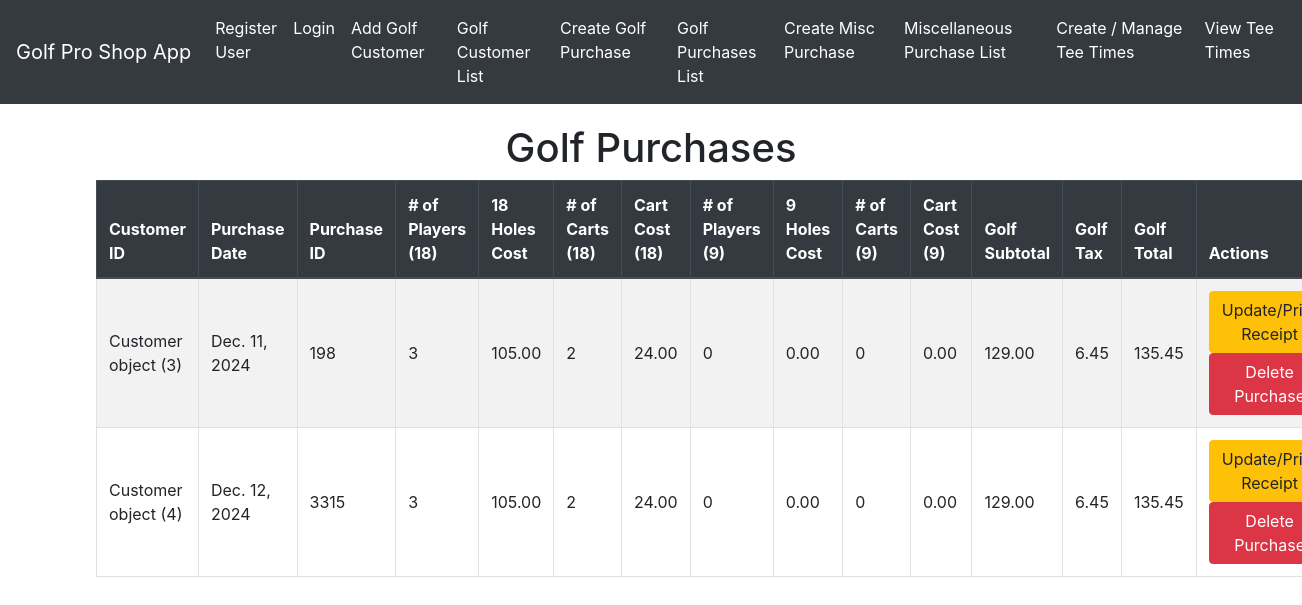
Page /gplist/ on the committed database.
### golfproapp/models.py (models this page shows, shortened)
class Golf_purchases(models.Model):
    customer_id = models.ForeignKey(Customer, on_delete=models.CASCADE)
    gp_date= models.DateField(default=timezone.now)
    gp_id = models.IntegerField(default=1, unique=True)
    num_18_players = models.IntegerField(default=1)
    holes_18_price = models.DecimalField(default=35.00, max_digits=10, decimal_places=2)
    num_9_players = models.IntegerField(default=1)
    holes_9_price = models.DecimalField(default=20.00, max_digits=10, decimal_places=2)
    num_18_carts = models.IntegerField(default=1)
    num_9_carts = models.IntegerField(default=1)
    cart_9_price = models.DecimalField(default=9.00, max_digits=10, decimal_places=2)
    cart_18_price = models.DecimalField(default=12.00, max_digits=10, decimal_places=2)
    golf_subtotal = models.DecimalField(default=0.00, max_digits=10, decimal_places=2)
    golf_tax=models.DecimalField(default=.05, max_digits=10, decimal_places=2)
    golf_total=models.DecimalField(default=.05, max_digits=10, decimal_places=2)

class Customer(models.Model):
    customer_id = models.AutoField(primary_key=True)
    golferchoice=[('Y','Yes'),('N','No'),]
    gchoice = models.CharField(max_length=1, choices=golferchoice, default='Y')
    fname = models.TextField(max_length=15, default="First Name")
    lname = models.TextField(max_length=20, default="Last Name")
    g_phone = models.CharField(default="555-867-5309", max_length=15)
    g_email = models.CharField(default="bob.smith@aol.com", max_length=30)

### golfproapp/views.py (the view)
# urls.py: path('gplist/', views.golf_purchases_list_view.as_view(), name = 'golf_purchase_list_view'),
class golf_purchases_list_view(ListView):
    model = Golf_purchases
    template_name = 'golf_purchases_list.html'
    context_object_name='golf_purchase_object_list'
    def get_queryset(self):
        queryset = super().get_queryset()
        return queryset

### golfproapp/templates/golfproapp/golf_purchases_list.html (shortened to what this page needs)
{% extends "golfproapp/layout.html" %}
{% block content %}
    <h1 class="text-center">Golf Purchases</h1>
    <table class="table table-bordered table-striped ">
        <thead class="thead-dark">
            <tr>
                <th>Customer ID</th>
                <th>Purchase Date</th>
                <th>Purchase ID</th>
                <th># of Players (18)</th>
                <th>18 Holes Cost</th>
                <th># of Carts (18)</th>
                <th>Cart Cost (18)</th>
                <th># of Players (9)</th>
                <th>9 Holes Cost</th>
                <th># of Carts (9)</th>
                <th>Cart Cost (9)</th>
                <th>Golf Subtotal</th>
                <th>Golf Tax</th>
                <th>Golf Total</th>
                <th>Actions</th>
            </tr>
        </thead>
        <tbody>
            {% for golf_purchase in object_list %}
            <tr>
                <td>{{ golf_purchase.customer_id }} </td>
                <td>{{ golf_purchase.gp_date }} </td>
                <td>{{ golf_purchase.gp_id }} </td>
                <td>{{ golf_purchase.num_18_players }} </td>
                <td>{{ golf_purchase.holes_18_price }} </td>
                <td>{{ golf_purchase.num_18_carts }} </td>
                <td>{{ golf_purchase.cart_18_price }} </td>
                <td>{{ golf_purchase.num_9_players }} </td>
                <td>{{ golf_purchase.holes_9_price }} </td>
                <td>{{ golf_purchase.num_9_carts }} </td>
                <td>{{ golf_purchase.cart_9_price }} </td>
                <td>{{ golf_purchase.golf_subtotal }} </td>
                <td>{{ golf_purchase.golf_tax }} </td>
                <td>{{ golf_purchase.golf_total }} </td>
                <td>
                    <a href="{% url 'golf_purchase_update' golf_purchase.gp_id %}" class="btn btn-warning" >Update/Print Receipt</a>
                    <a href="{% url 'golf_purchase_delete' golf_purchase.gp_id %}" class="btn btn-danger" >Delete Purchase</a>
                </td>
            </tr>
            {% endfor %}
        </tbody>
    </table>
{% endblock %}

### golfproapp/templates/golfproapp/layout.html (style rules this page uses)
body { padding-top: 56px; }
.table th, .table td { vertical-align: middle; }

### rows in the picture
Golf_purchases: customer_id "Customer object (3)", gp_date "Dec. 11, 2024", gp_id "198", num_18_players "3", holes_18_price "105.00", num_18_carts "2", cart_18_price "24.00", num_9_players "0", holes_9_price "0.00", num_9_carts "0", cart_9_price "0.00", golf_subtotal "129.00", golf_tax "6.45", golf_total "135.45"
Golf_purchases: customer_id "Customer object (4)", gp_date "Dec. 12, 2024", gp_id "3315", num_18_players "3", holes_18_price "105.00", num_18_carts "2", cart_18_price "24.00", num_9_players "0", holes_9_price "0.00", num_9_carts "0", cart_9_price "0.00", golf_subtotal "129.00", golf_tax "6.45", golf_total "135.45"
